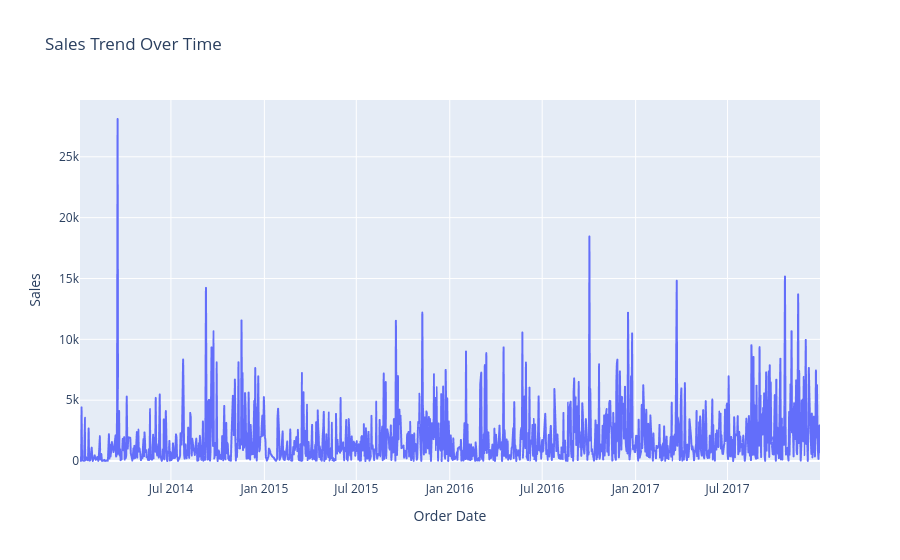

Notebook source saved alongside this figure:
### Code cell
sales_trend = df.groupby('Order Date')['Sales'].sum().reset_index()
fig = px.line(sales_trend, x='Order Date', y='Sales', title = 'Sales Trend Over Time')
fig.show()

### Figure 1 — Plotly figure (JSON) as saved in the notebook; plotly's stock layout.template omitted (floating-point values rounded to 4 significant figures; data arrays with more than 128 entries replaced by an {"elided": "..."} marker saying what was removed)
{"data": [{"hovertemplate": "Order Date=%{x}<br>Sales=%{y}<extra></extra>", "legendgroup": "", "line": {"color": "#636efa", "dash": "solid"}, "marker": {"symbol": "circle"}, "mode": "lines", "name": "", "showlegend": false, "type": "scattergl", "x": {"elided": "1237 str values"}, "xaxis": "x", "y": {"elided": "1237 float values"}, "yaxis": "y"}], "layout": {"legend": {"tracegroupgap": 0}, "title": {"text": "Sales Trend Over Time"}, "xaxis": {"anchor": "y", "domain": [0, 1], "title": {"text": "Order Date"}}, "yaxis": {"anchor": "x", "domain": [0, 1], "title": {"text": "Sales"}}}}
